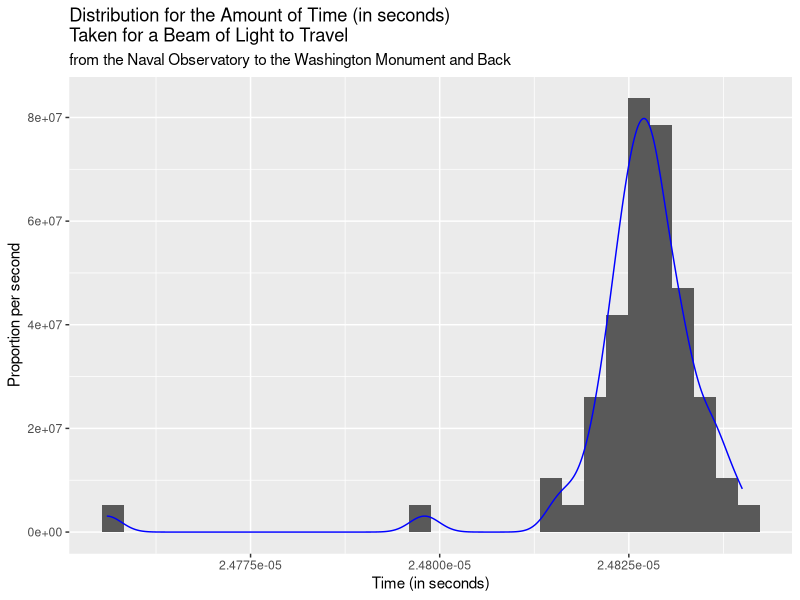
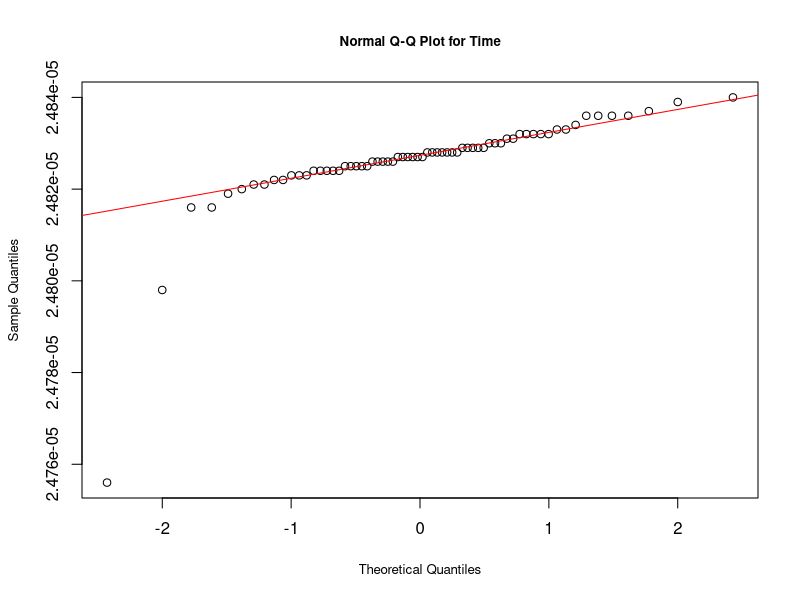

R code for these plots, in order:
## ---- chunk 1
knitr::opts_chunk$set(fig.align="center", fig.height=4, fig.width=6, collapse=TRUE, comment=NA, prompt=FALSE, echo = TRUE, cache=TRUE, autodep=TRUE, tidy.opts=list(width.cutoff=63),tidy=TRUE)
options(width=63)
## ---- chunk 2
x = rep(c(1,-1,0), c(460,430,110))
table(x)
mean(x)
## ---- chunk 3
x = rep(c(1,-1,0), c(460,430,110))
mean(x)
sd(x)
se=sd(x)/sqrt(1000)
se
qnorm(p = .95)
.03-1.64*se
.03+1.64*se
## ---- chunk 4
t.test(x = (rep(c(1,-1,0), c(460,430,110))), conf.level = 0.90)
## ---- chunk 5
q = qnorm(p=.1)
q

(mean(x)-0)/(se)
## ---- chunk 6
mod2 = lm(data=iris, Petal.Width ~ Species + Petal.Length)

summary(mod2)
## ---- chunk 7

Newcomb =data.frame(Time = c(2.4828e-05, 2.4826e-05, 2.4833e-05, 2.4824e-05, 
                          2.4834e-05, 2.4756e-05, 2.4827e-05, 2.4816e-05, 2.484e-05, 2.4798e-05, 
                          2.4829e-05, 2.4822e-05, 2.4824e-05, 2.4821e-05, 2.4825e-05, 2.483e-05, 
                          2.4823e-05, 2.4829e-05, 2.4831e-05, 2.4819e-05, 2.4824e-05, 2.482e-05, 
                          2.4836e-05, 2.4832e-05, 2.4836e-05, 2.4828e-05, 2.4825e-05, 2.4821e-05, 
                          2.4828e-05, 2.4829e-05, 2.4837e-05, 2.4825e-05, 2.4828e-05, 2.4826e-05, 
                          2.483e-05, 2.4832e-05, 2.4836e-05, 2.4826e-05, 2.483e-05, 2.4822e-05, 
                          2.4836e-05, 2.4823e-05, 2.4827e-05, 2.4827e-05, 2.4828e-05, 2.4827e-05, 
                          2.4831e-05, 2.4827e-05, 2.4826e-05, 2.4833e-05, 2.4826e-05, 2.4832e-05, 
                          2.4832e-05, 2.4824e-05, 2.4839e-05, 2.4828e-05, 2.4824e-05, 2.4825e-05, 
                          2.4832e-05, 2.4825e-05, 2.4829e-05, 2.4827e-05, 2.4828e-05, 2.4829e-05, 
                          2.4816e-05, 2.4823e-05), 
                 Series = as.factor(c(1, 1, 1, 1, 1, 
                          1, 1, 1, 1, 1, 1, 1, 1, 1, 1, 1, 1, 1, 1, 1, 2, 2, 2, 2, 2, 2, 
                          2, 2, 2, 2, 2, 2, 2, 2, 2, 2, 2, 2, 2, 2, 3, 3, 3, 3, 3, 3, 3, 
                          3, 3, 3, 3, 3, 3, 3, 3, 3, 3, 3, 3, 3, 3, 3, 3, 3, 3, 3))) 
str(Newcomb)
head(Newcomb)
## ---- chunk 8
library(ggplot2)

# DENSITY PLOT
ggplot(Newcomb, mapping = aes(x=Time)) + 
  geom_histogram(mapping = aes(y=..density..)) +
  geom_density(color = 'blue') + 
  labs(x = "Time (in seconds)", y = "Proportion per second",
       title = 'Distribution for the Amount of Time (in seconds) \nTaken for a Beam of Light to Travel',
     subtitle = 'from the Naval Observatory to the Washington Monument and Back')
  

## ---- chunk 9

qqnorm(y = Newcomb$Time, main = "Normal Q-Q Plot for Time",
xlab = "Theoretical Quantiles", ylab = "Sample Quantiles",
cex.lab = 0.8, cex.main = 0.8) 
qqline(y = Newcomb$Time, col = "red")
## ---- chunk 10
# The sample size is
length(Newcomb$Time)

# 90% CI:
mean(Newcomb$Time) + c(-1, 1)*qnorm(p = .95)*sd(Newcomb$Time)/sqrt(length(Newcomb$Time))

